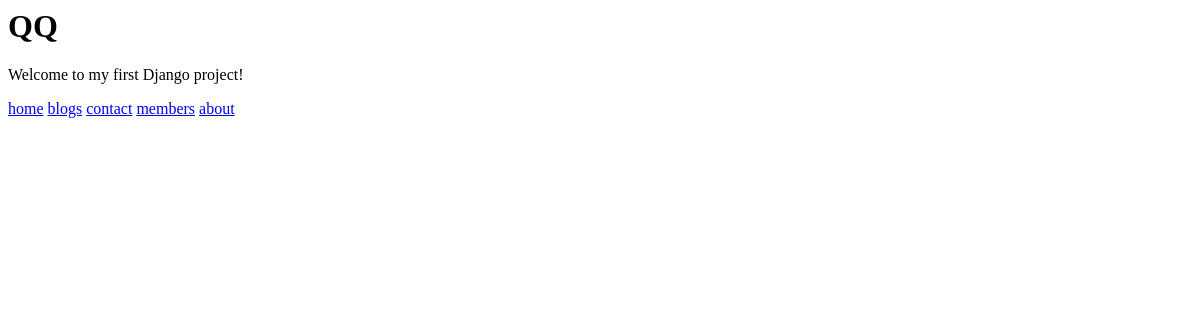
/members/, run on an earlier commit of the app's database.
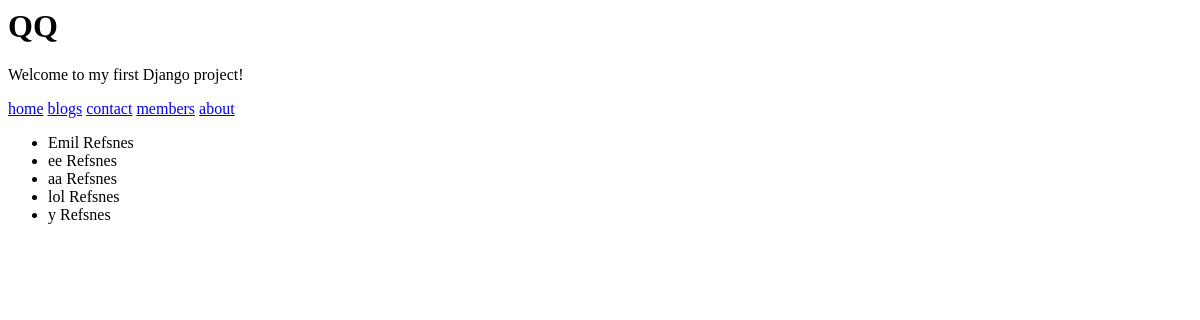
And on a later commit of the database.
### members/models.py (models this page shows)
class Member(models.Model):
    firstname = models.CharField(max_length=255)
    lastname = models.CharField(max_length=255)

### members/views.py (the view)
# urls.py: path('members/', views.members, name='members'),
def members(request):
    mymembers = Member.objects.all().values()
    template = loader.get_template('members.html')
    context = {
        'mymembers': mymembers,
    }
    return HttpResponse(template.render(context, request))

### members/templates/members.html
<html>
<body>
<h1>QQ</h1>
<p>Welcome to my first Django project!</p>
<a href="../home">home</a>
<a href="../blogs">blogs</a>
<a href="../contact">contact</a>
<a href="../members">members</a>
<a href="../about">about</a>
<ul>
    {% for x in mymembers %}
    <li>{{ x.firstname }} {{ x.lastname }}</li>
    {% endfor %}
</ul>
</body>
</html>

What changed in the data, as far as the page shows it:
added Member: firstname "Emil", lastname "Refsnes"
added Member: firstname "ee", lastname "Refsnes"
added Member: firstname "aa", lastname "Refsnes"
added Member: firstname "lol", lastname "Refsnes"
added Member: firstname "y", lastname "Refsnes"
